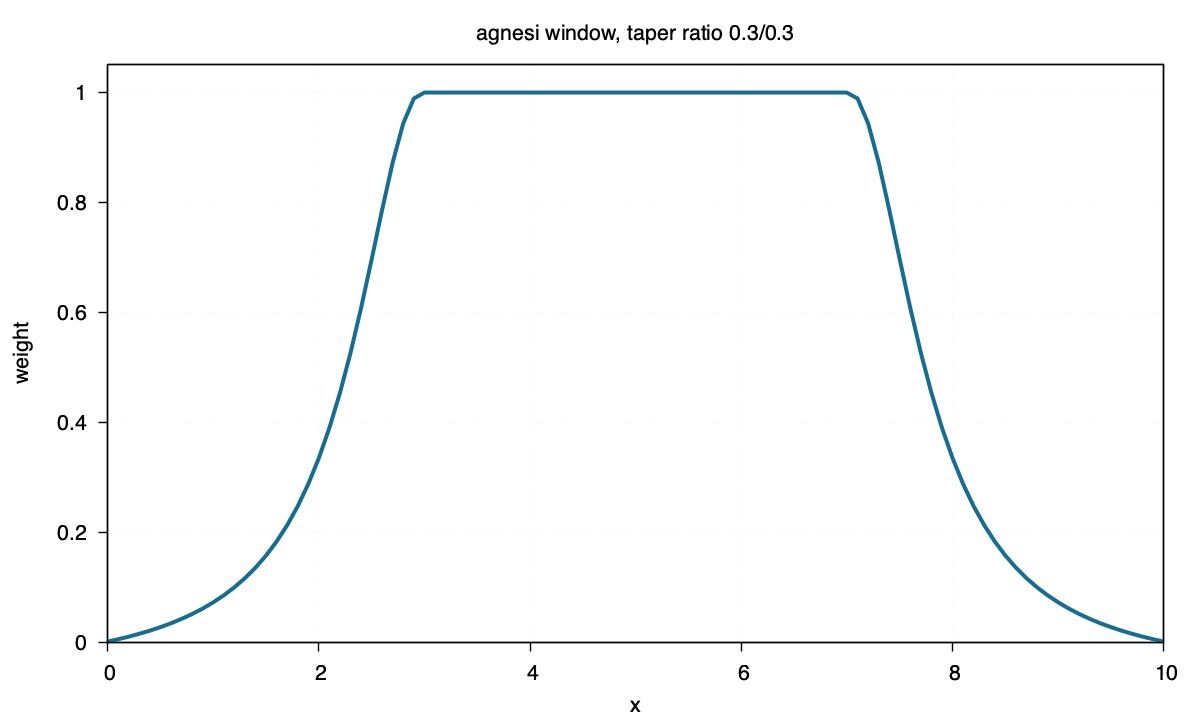

Here is the gnuplot script that generated this plot:
set terminal pngcairo size 1200,720 enhanced font "Helvetica,16"
set output "agnesi.png"
set title "agnesi window, taper ratio 0.3/0.3"
set xlabel "x"
set ylabel "weight"
set xrange [0:10]
set yrange [0:1.05]
set border lw 1.4
set tics out nomirror
set grid lw 1 lc rgb "#d8dee9"
set key off
plot "agnesi.txt" using 1:2 with lines lw 4 lc rgb "#176d8f"
